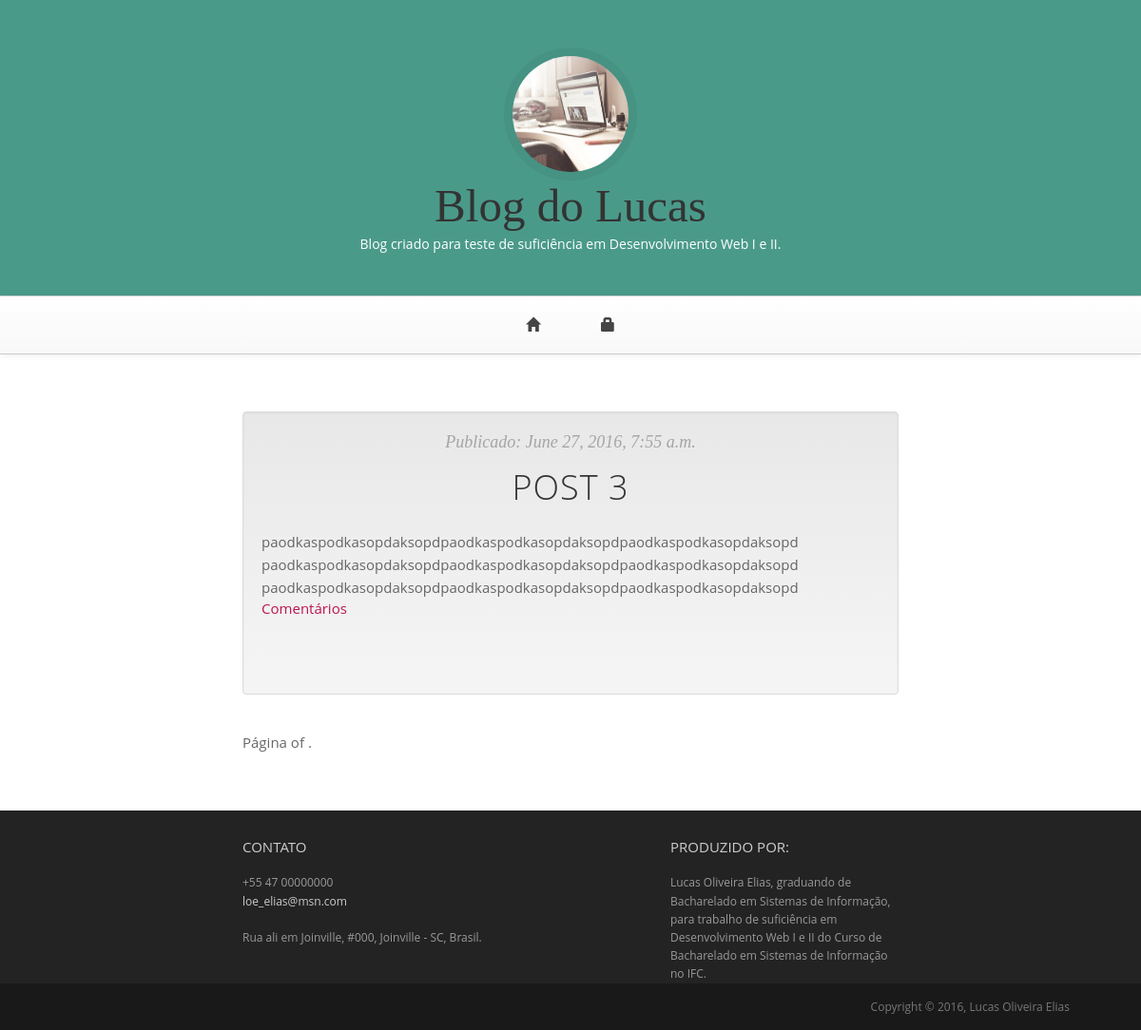
The app's page /, older data.
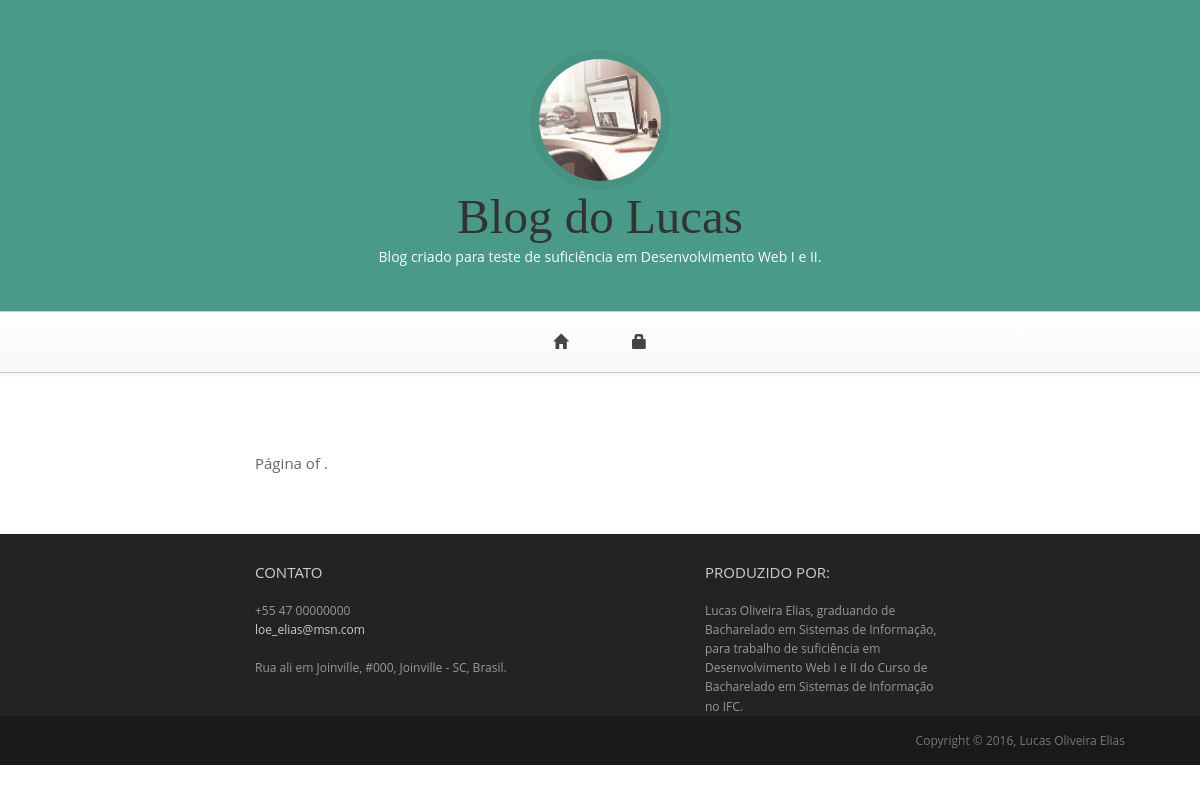
The same page, newer data.
### blog/models/postagens.py (models this page shows, shortened)
class Post(models.Model):
    autor = models.ForeignKey('auth.User')
    titulo = models.CharField(max_length=200)
    texto = models.TextField()
    data_criacao = models.DateTimeField(
        default=timezone.now)
    data_publicacao = models.DateTimeField(
        blank=True, null=True)

### blog/views/postagens.py (the view)
# urls.py: url(r'^$', views.PostListView.as_view(), name='post_list'),
class PostListView(generic.ListView):
    model = Post
    template_name = 'blog/post_list.html'
    context_object_name = 'posts'
    def post_list(self, request):
        postagens = Post.objects.filter(data_publicacao__lte=timezone.now()).order_by(
            '-data_publicacao')
        paginator = Paginator(postagens, 3)
        page = request.GET.get('page')
        try:
            posts = paginator.page(page)
        except PageNotAnInteger:
            posts = paginator.page(1)
        except EmptyPage:
            posts = paginator.page(paginator.num_pages)
        return HttpResponse(request, self.template_name, {'posts': posts})

### blog/templates/blog/post_list.html (shortened to what this page needs)
{% extends 'blog/base.html' %}
{% block content %}
  {% for post in posts %}
   {% if not post.data_publicacao == null %}
    {% if not comentario.comentario_aprovado == True %}
    <article class="post">
      <article class="well" id="fade">
        <header class="entry-header">
          <div class="entry-meta">
            <span class="posted-on">
              <time class="entry-date published">
                Publicado: {{ post.data_publicacao }}
              </time>
            </span>
          </div>
          <h1 class="entry-title">
            <a href="{% url 'post_detail' pk=post.pk %}">
              {{ post.titulo }}
            </a>
          </h1>
        </header>
        <div class="entry-content">
          <p>{{ post.texto|linebreaks }}</p>
          <a href="{% url 'post_detail' pk=post.pk %}">Comentários</a>
        </div>
      </article>
    </article>
    {% endif %}
    {% endif %}
  {% endfor %}
  <article class="pagination">
    <span class="step-links">
      <span class="current">
        Página {{ posts.number }} of {{ posts.paginator.num_pages }}.
      </span>
    </span>
  </article>
{% endblock %}

Row changes from the older to the newer data that the page shows:
removed Post: data_publicacao "June 27, 2016, 7:55 a.m.", titulo "POST 3", texto "paodkaspodkasopdaksopdpaodkaspodkasopdaksopdpaodkaspodkasopdaksopd paodkaspodkasopdaksopdpaodkaspodkasopdaksopdpaodkaspodkasopdaksopd paodkaspodkasopdaksopdpaodkaspodkasopdaksopdpaodkaspodkasopdaksopd"
